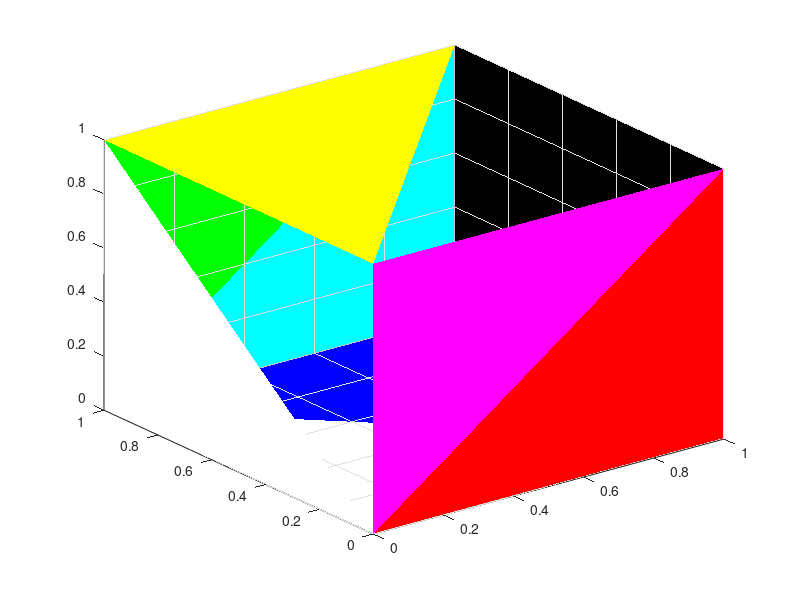

Write the MATLAB code that produced this figure.
clear all; close all; clc;

%% Define Vertices
topVerts = [ 0 1 0; 0 1 1; 1 1 1; 1 1 0];
topVertIndex = [ 1 2 3 4 ];
botVerts = [ 0 0 0; 0 0 1; 1 0 1; 1 0 0];
botVertIndex = [ 5 6 7 8 ];

verts = [ topVerts; botVerts ];

%% Define Colors
vertColors = [ topVerts; botVerts ];
%% Empty faces list
faces = [];

%% Top faces
faces = [ faces ; 1 2 3 ; 1 3 4 ];

%% Side faces (Your efforts here)
for vertI = 1 : 4
	faceVert1 = topVertIndex( mod(vertI,4)+1 );
	faceVert2 = topVertIndex( vertI );
	faceVert3 = botVertIndex( vertI );
	faces = [ faces ; faceVert1 faceVert2 faceVert3 ];
end

%% Bottom faces
faces = [ faces ; 5 7 6 ; 5 8 7 ];

%% Show RGB Cube in 3D figure
trisurf(faces,verts(:,1),verts(:,2),verts(:,3),'FaceVertexCData', vertColors,'FaceColor','interp', 'EdgeAlpha', 0);